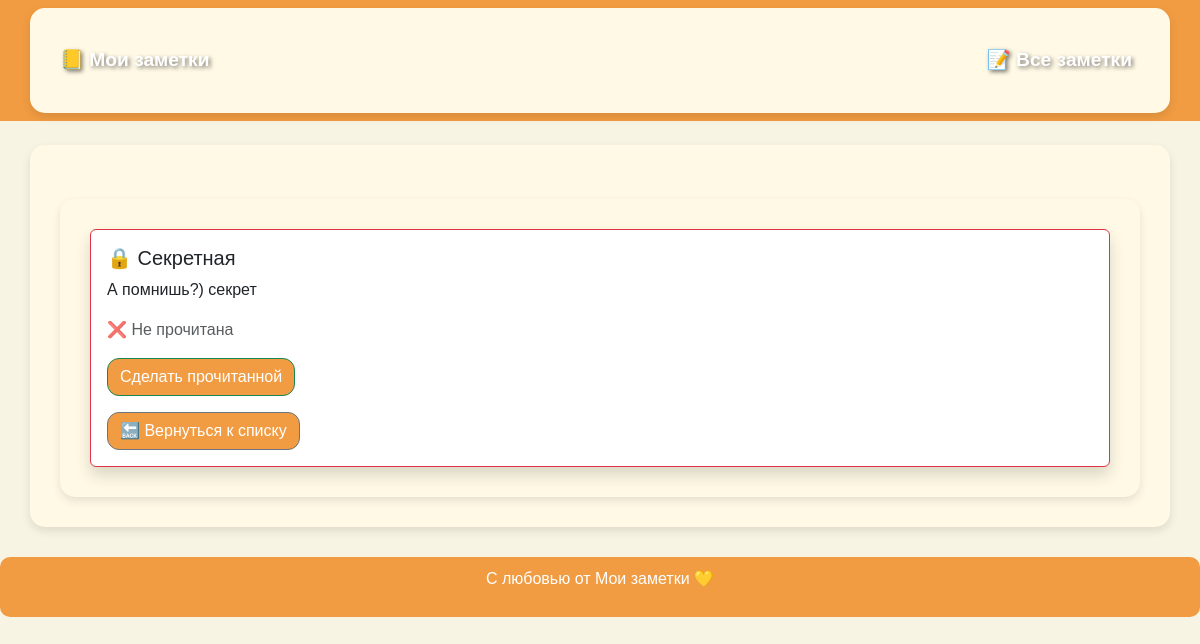
The page /notes/2/ on the database as committed earlier.
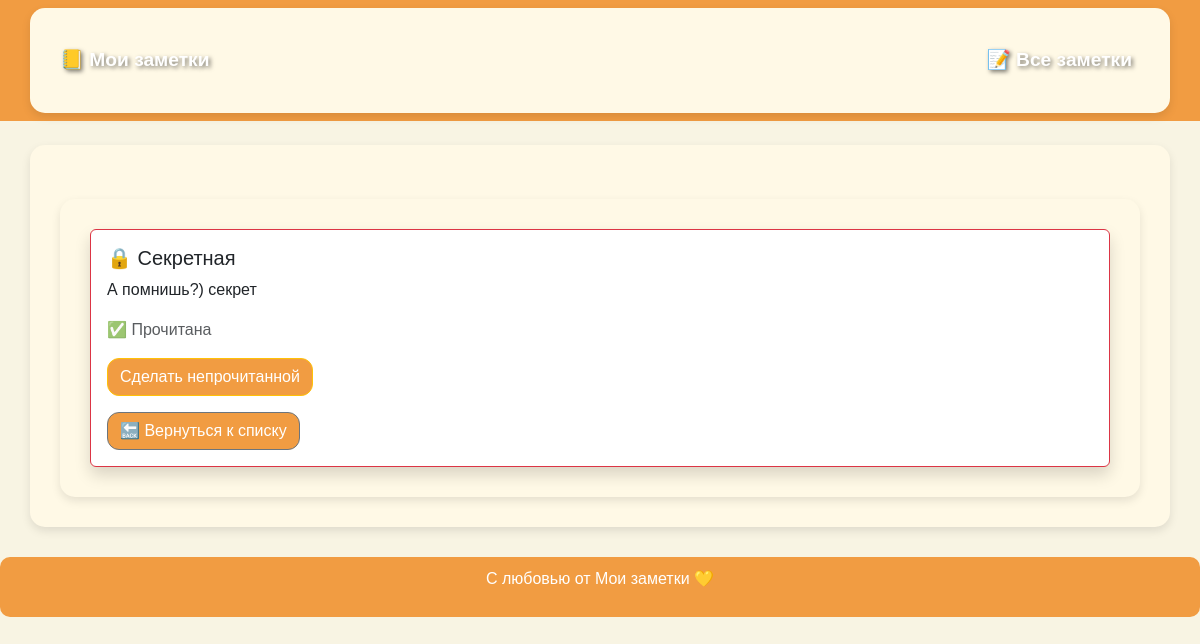
The same page on the database as committed later.
### api/views.py (the view)
# urls.py: path("notes/<int:note_id>/", note_detail, name="note_detail"),
def note_detail(request, note_id):
    note = get_object_or_404(Note, id=note_id)
    return render(request, "note_detail.html", {"note": note})

### templates/note_detail.html (shortened to what this page needs)
{% extends "base.html" %}
{% block content %}
    <div class="container mt-4">
        <div class="card shadow {% if note.is_secret %}border-danger{% else %}border-primary{% endif %}">
            <div class="card-body">
                <h5 class="card-title">
                    {% if note.is_secret %} 🔒 Секретная {% else %} 📝 Обычная {% endif %}
                </h5>
                <p class="card-text">{{ note.text }}</p>
                <p class="text-muted">
                    <span id="status-{{ note.id }}">
                        {% if note.is_read %} ✅ Прочитана {% else %} ❌ Не прочитана {% endif %}
                    </span>
                </p>
                <button class="btn {% if note.is_read %}btn-warning{% else %}btn-success{% endif %} toggle-read"
                        data-id="{{ note.id }}">
                    {% if note.is_read %} Сделать непрочитанной {% else %} Сделать прочитанной {% endif %}
                </button>
                <div class="d-flex justify-content-between mt-3">
                    <a href="{% url 'note_list' %}" class="btn btn-secondary">🔙 Вернуться к списку</a>
                </div>
            </div>
        </div>
    </div>
{% endblock %}

Rows that differ between the two databases and show on the page:
changed Note "А помнишь?) секрет": is_read False → True (drawn)
Other text that changed with them:
text no longer shown: "❌ Не прочитана Сделать прочитанной"
text now shown: "✅ Прочитана Сделать непрочитанной"
